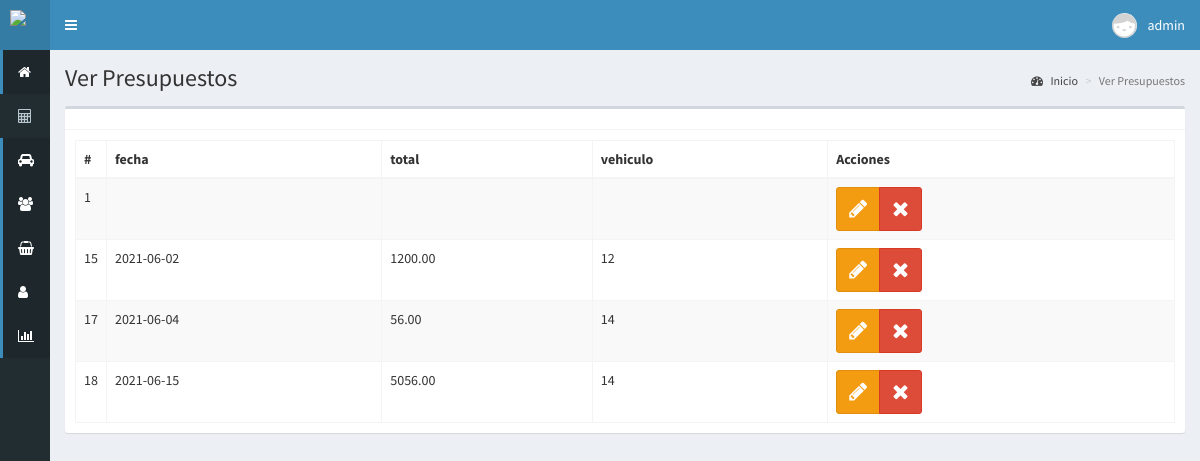
The page /ver-presupuestos (signed in) on the database its author committed.
### tables this page shows
CREATE TABLE `presupuesto` (
  `folio_p` int(11) NOT NULL,
  `fecha` date DEFAULT NULL,
  `id_v` int(11) DEFAULT NULL,
  `total` decimal(10,2) DEFAULT NULL
);

### controladores/plantilla.controlador.php (called while the page is built)
<?php
class ControladorPlantilla{
	public static function ctrPlantilla(){
		include "vistas/plantilla.php";
	}
}

### index.php (called while the page is built, shortened)
<?php
require_once "controladores/plantilla.controlador.php";
require_once "controladores/clientes.controlador.php";
require_once "controladores/presupuesto.controlador.php";
require_once "controladores/servicio.controlador.php";
require_once "modelos/clientes.modelo.php";
$plantilla = new ControladorPlantilla();
$plantilla -> ctrPlantilla();

### controladores/presupuesto.controlador.php (called while the page is built, shortened)
<?php
class ControladorPresupuesto
{
    public static function ctrMostrarPresupuesto($item, $valor)
    {
        $tabla = "presupuesto";
        $respuesta = ModeloClientes::MdlMostrarClientes($tabla, $item, $valor);
        return $respuesta;
    }
}

### modelos/conexion.php (called while the page is built)
<?php
class Conexion{
	 public static function conectar(){
		$link = new PDO("mysql:host=localhost;dbname=luismart",
			            "root",
			            "");
		$link -> exec("set names utf8");
		return $link;
	}
}

### modelos/clientes.modelo.php (called while the page is built, shortened)
<?php
require_once "conexion.php";
class ModeloClientes
{
	public static function MdlMostrarClientes($tabla, $item, $valor)
	{
		if ($item != null) {
			$stmt = Conexion::conectar()->prepare("SELECT * FROM $tabla WHERE $item = :$item");
			$stmt->bindParam(":" . $item, $valor, PDO::PARAM_STR);
			$stmt->execute();
			return $stmt->fetch();
		} else {
			$stmt = Conexion::conectar()->prepare("SELECT * FROM $tabla");
			$stmt->execute();
			return $stmt->fetchAll();
		}
	}
}

### vistas/modulos/ver-presupuestos.php (the view, shortened to what this page needs)
<div class="content-wrapper">
  <section class="content-header">
    <h1>
      Ver Presupuestos
    </h1>
    <ol class="breadcrumb">
      <li><a href="#"><i class="fa fa-dashboard"></i> Inicio</a></li>
      <li class="active">Ver Presupuestos</li>
    </ol>
  </section>
  <section class="content">
    <div class="box">
      <div class="box-header with-border">
      </div>
      <div class="box-body">
        <table class="table table-bordered table-striped dt-responsive tablas" width="100%">
          <thead>
            <tr>
              <th style="width: 10px">#</th>
              <th>fecha</th>
              <th>total</th>
              <th>vehiculo</th>
              <th>Acciones</th>
            </tr>
          </thead>
          <tbody>
            <?php
            $item = null;
            $valor = null;
            $clientes = ControladorPresupuesto::ctrMostrarPresupuesto($item, $valor);
            foreach ($clientes as $key => $value) {
              echo '<tr>
                  <td>' . $value["folio_p"] . '</td>
                  <td>' . $value["fecha"] . '</td>
                  <td>' . $value["total"] . '</td>
                  <td>' . $value["id_v"] . '</td>
                  <td>
                    <div class="btn-group">
                      <button class="btn btn-warning btnEditarPre" idPre="' . $value["folio_p"] . '" data-toggle="modal" data-target="#modalEditarPresupuesto"><i class="fa fa-pencil"></i></button>
                      <button class="btn btn-danger btnEliminarPresupuesto"  idPre="' . $value["folio_p"] . '"><i class="fa fa-times"></i></button>
                    </div>
                  </td>
                </tr>';
            }
            ?>
          </tbody>
        </table>
      </div>
  </section>
</div>

### vistas/css/style.css (style rules this page uses)
.btn { font-size: 1.5em; }

### rows shown on the page
presupuesto: folio_p "1"
presupuesto: folio_p "15", fecha "2021-06-02", total "1200.00", id_v "12"
presupuesto: folio_p "17", fecha "2021-06-04", total "56.00", id_v "14"
presupuesto: folio_p "18", fecha "2021-06-15", total "5056.00", id_v "14"

### other values the page prints
$_SESSION["nombre"] "admin"
